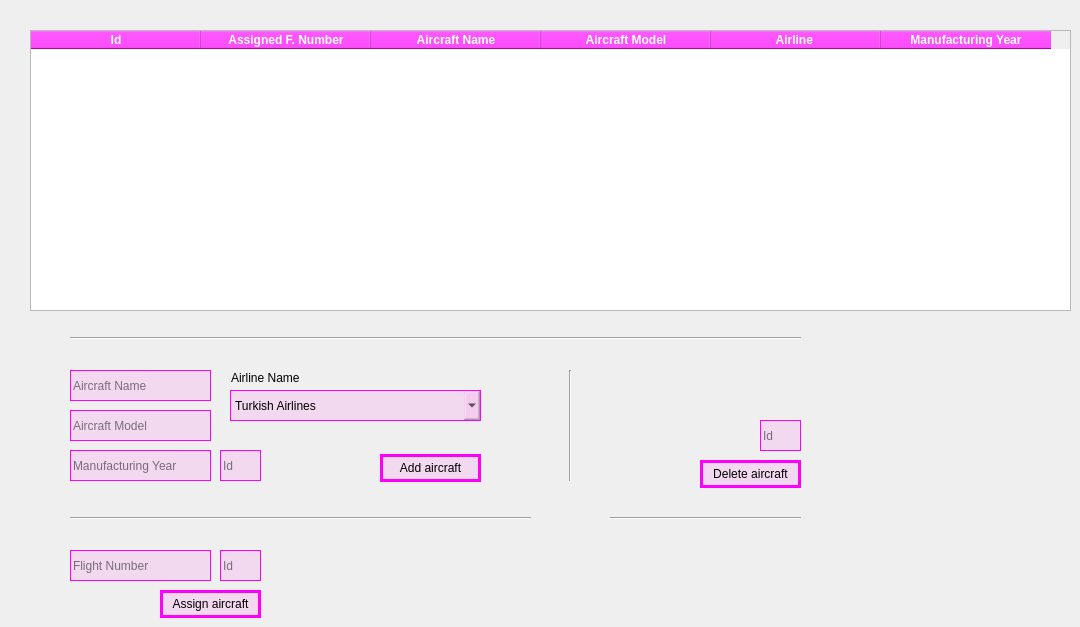
        <widget class="QWidget" name="admin_tab_aircraft">
         <property name="cursor">
          <cursorShape>ArrowCursor</cursorShape>
         </property>
         <property name="styleSheet">
          <string notr="true"/>
         </property>
         <attribute name="title">
          <string>Aircraft</string>
         </attribute>
         <widget class="QPushButton" name="aircraft_button_add">
          <property name="geometry">
           <rect>
            <x>380</x>
            <y>454</y>
            <width>101</width>
            <height>28</height>
           </rect>
          </property>
          <property name="cursor">
           <cursorShape>PointingHandCursor</cursorShape>
          </property>
          <property name="styleSheet">
           <string notr="true">background-color: rgb(246, 188, 238,110);
border: 3px solid magenta</string>
          </property>
          <property name="text">
           <string>Add aircraft</string>
          </property>
         </widget>
         <widget class="QPushButton" name="aircraft_button_delete">
          <property name="geometry">
           <rect>
            <x>700</x>
            <y>460</y>
            <width>101</width>
            <height>28</height>
           </rect>
          </property>
          <property name="cursor">
           <cursorShape>PointingHandCursor</cursorShape>
          </property>
          <property name="styleSheet">
           <string notr="true">background-color: rgb(246, 188, 238,110);
border: 3px solid magenta</string>
          </property>
          <property name="text">
           <string>Delete aircraft</string>
          </property>
         </widget>
         <widget class="QTableWidget" name="table_aircraft">
          <property name="geometry">
           <rect>
            <x>30</x>
            <y>30</y>
            <width>1041</width>
            <height>281</height>
           </rect>
          </property>
          <property name="font">
           <font>
            <family>Segoe UI</family>
            <pointsize>9</pointsize>
            <weight>75</weight>
            <bold>true</bold>
            <underline>false</underline>
            <kerning>true</kerning>
           </font>
          </property>
          <property name="styleSheet">
           <string notr="true">#table_aircraft{
gridline-color: magenta;
}

#table_aircraft QHeaderView::section{
background-color: magenta;
color: white;
}</string>
          </property>
          <property name="editTriggers">
           <set>QAbstractItemView::NoEditTriggers</set>
          </property>
          <property name="showGrid">
           <bool>true</bool>
          </property>
          <property name="gridStyle">
           <enum>Qt::SolidLine</enum>
          </property>
          <property name="wordWrap">
           <bool>true</bool>
          </property>
          <property name="cornerButtonEnabled">
           <bool>false</bool>
          </property>
          <property name="rowCount">
           <number>0</number>
          </property>
          <attribute name="horizontalHeaderDefaultSectionSize">
           <number>170</number>
          </attribute>
          <attribute name="verticalHeaderVisible">
           <bool>false</bool>
          </attribute>
          <column>
           <property name="text">
            <string>Id</string>
           </property>
           <property name="font">
            <font>
             <weight>75</weight>
             <bold>true</bold>
            </font>
           </property>
          </column>
          <column>
           <property name="text">
            <string>Assigned F. Number</string>
           </property>
           <property name="font">
            <font>
             <weight>75</weight>
             <bold>true</bold>
            </font>
           </property>
          </column>
          <column>
           <property name="text">
            <string>Aircraft Name</string>
           </property>
           <property name="font">
            <font>
             <weight>75</weight>
             <bold>true</bold>
            </font>
           </property>
          </column>
          <column>
           <property name="text">
            <string>Aircraft Model</string>
           </property>
           <property name="font">
            <font>
             <weight>75</weight>
             <bold>true</bold>
            </font>
           </property>
          </column>
          <column>
           <property name="text">
            <string>Airline </string>
           </property>
           <property name="font">
            <font>
             <weight>75</weight>
             <bold>true</bold>
            </font>
           </property>
          </column>
          <column>
           <property name="text">
            <string>Manufacturing Year</string>
           </property>
           <property name="font">
            <font>
             <weight>75</weight>
             <bold>true</bold>
            </font>
           </property>
          </column>
         </widget>
         <widget class="QLineEdit" name="aircraft_input_model">
          <property name="geometry">
           <rect>
            <x>70</x>
            <y>410</y>
            <width>141</width>
            <height>31</height>
           </rect>
          </property>
          <property name="styleSheet">
           <string notr="true">background-color: rgb(246, 188, 238,110);
border: 1px solid magenta</string>
          </property>
          <property name="maxLength">
           <number>6</number>
          </property>
          <property name="placeholderText">
           <string>Aircraft Model</string>
          </property>
         </widget>
         <widget class="QLineEdit" name="aircraft_input_name">
          <property name="geometry">
           <rect>
            <x>70</x>
            <y>370</y>
            <width>141</width>
            <height>31</height>
           </rect>
          </property>
          <property name="styleSheet">
           <string notr="true">background-color: rgb(246, 188, 238,110);
border: 1px solid magenta</string>
          </property>
          <property name="maxLength">
           <number>15</number>
          </property>
          <property name="placeholderText">
           <string>Aircraft Name</string>
          </property>
         </widget>
         <widget class="QLineEdit" name="aircraft_input_man_year">
          <property name="geometry">
           <rect>
            <x>70</x>
            <y>450</y>
            <width>141</width>
            <height>31</height>
           </rect>
          </property>
          <property name="styleSheet">
           <string notr="true">background-color: rgb(246, 188, 238,110);
border: 1px solid magenta</string>
          </property>
          <property name="maxLength">
           <number>4</number>
          </property>
          <property name="placeholderText">
           <string>Manufacturing Year</string>
          </property>
         </widget>
         <widget class="QComboBox" name="aircraft_combo_airline">
          <property name="geometry">
           <rect>
            <x>230</x>
            <y>390</y>
            <width>251</width>
            <height>31</height>
           </rect>
          </property>
          <property name="styleSheet">
           <string notr="true">background-color: rgb(246, 188, 238,110);
border: 1px solid magenta</string>
          </property>
          <item>
           <property name="text">
            <string>Turkish Airlines</string>
           </property>
          </item>
          <item>
           <property name="text">
            <string>Pegasus</string>
           </property>
          </item>
          <item>
           <property name="text">
            <string>Sun Express</string>
           </property>
          </item>
          <item>
           <property name="text">
            <string>Aegean</string>
           </property>
          </item>
         </widget>
         <widget class="QLabel" name="aircraft_text_airline">
          <property name="geometry">
           <rect>
            <x>231</x>
            <y>370</y>
            <width>191</width>
            <height>16</height>
           </rect>
          </property>
          <property name="text">
           <string>Airline Name</string>
          </property>
         </widget>
         <widget class="QLineEdit" name="aircraft_input_delete_no">
          <property name="geometry">
           <rect>
            <x>760</x>
            <y>420</y>
            <width>41</width>
            <height>31</height>
           </rect>
          </property>
          <property name="styleSheet">
           <string notr="true">background-color: rgb(246, 188, 238,110);
border: 1px solid magenta</string>
          </property>
          <property name="maxLength">
           <number>2</number>
          </property>
          <property name="placeholderText">
           <string>Id</string>
          </property>
         </widget>
         <widget class="Line" name="line_2">
          <property name="geometry">
           <rect>
            <x>560</x>
            <y>370</y>
            <width>20</width>
            <height>111</height>
           </rect>
          </property>
          <property name="orientation">
           <enum>Qt::Vertical</enum>
          </property>
         </widget>
         <widget class="Line" name="line_3">
          <property name="geometry">
           <rect>
            <x>70</x>
            <y>510</y>
            <width>461</width>
            <height>16</height>
           </rect>
          </property>
          <property name="orientation">
           <enum>Qt::Horizontal</enum>
          </property>
         </widget>
         <widget class="Line" name="line_4">
          <property name="geometry">
           <rect>
            <x>610</x>
            <y>510</y>
            <width>191</width>
            <height>16</height>
           </rect>
          </property>
          <property name="orientation">
           <enum>Qt::Horizontal</enum>
          </property>
         </widget>
         <widget class="QLineEdit" name="aircraft_input_add_id">
          <property name="geometry">
           <rect>
            <x>220</x>
            <y>450</y>
            <width>41</width>
            <height>31</height>
           </rect>
          </property>
          <property name="styleSheet">
           <string notr="true">background-color: rgb(246, 188, 238,110);
border: 1px solid magenta</string>
          </property>
          <property name="maxLength">
           <number>2</number>
          </property>
          <property name="placeholderText">
           <string>Id</string>
          </property>
         </widget>
         <widget class="QLineEdit" name="aircraft_input_assign_flight_number">
          <property name="geometry">
           <rect>
            <x>70</x>
            <y>550</y>
            <width>141</width>
            <height>31</height>
           </rect>
          </property>
          <property name="styleSheet">
           <string notr="true">background-color: rgb(246, 188, 238,110);
border: 1px solid magenta</string>
          </property>
          <property name="text">
           <string/>
          </property>
          <property name="maxLength">
           <number>2</number>
          </property>
          <property name="placeholderText">
           <string>Flight Number</string>
          </property>
         </widget>
         <widget class="QLineEdit" name="aircraft_input_assign_id">
          <property name="geometry">
           <rect>
            <x>220</x>
            <y>550</y>
            <width>41</width>
            <height>31</height>
           </rect>
          </property>
          <property name="styleSheet">
           <string notr="true">background-color: rgb(246, 188, 238,110);
border: 1px solid magenta</string>
          </property>
          <property name="maxLength">
           <number>2</number>
          </property>
          <property name="placeholderText">
           <string>Id</string>
          </property>
         </widget>
         <widget class="QPushButton" name="aircraft_button_assign">
          <property name="geometry">
           <rect>
            <x>160</x>
            <y>590</y>
            <width>101</width>
            <height>28</height>
           </rect>
          </property>
          <property name="cursor">
           <cursorShape>PointingHandCursor</cursorShape>
          </property>
          <property name="styleSheet">
           <string notr="true">background-color: rgb(246, 188, 238,110);
border: 3px solid magenta</string>
          </property>
          <property name="text">
           <string>Assign aircraft</string>
          </property>
         </widget>
         <widget class="Line" name="line_5">
          <property name="geometry">
           <rect>
            <x>70</x>
            <y>330</y>
            <width>731</width>
            <height>16</height>
           </rect>
          </property>
          <property name="orientation">
           <enum>Qt::Horizontal</enum>
          </property>
         </widget>
        </widget>
